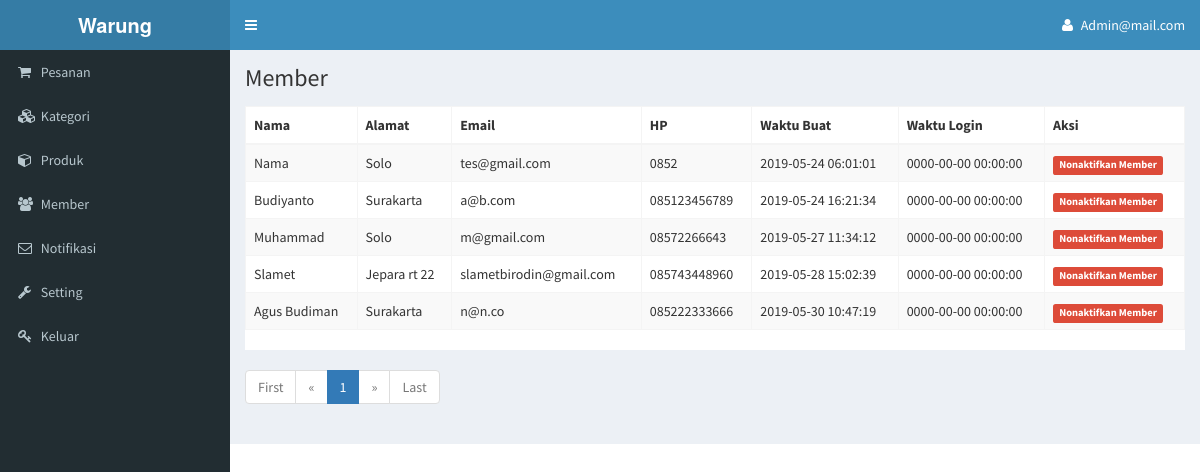
/member.php (signed in), run on the app's committed database.
### tables this page shows
CREATE TABLE `member` (
  `id` int(11) NOT NULL,
  `nama` varchar(150) NOT NULL,
  `alamat` varchar(500) NOT NULL,
  `email` varchar(150) NOT NULL,
  `hp` varchar(20) NOT NULL,
  `password` varchar(50) NOT NULL,
  `token` text NOT NULL,
  `waktu_buat` datetime NOT NULL,
  `waktu_login` datetime NOT NULL
);

### member.php (the view, shortened to what this page needs)
<?php
if(isset($_SESSION['id'])){
include "header.php";
?>
      <div class="content-wrapper">
        <section class="content-header">
          <h1>
            Member
          </h1>
        </section>
    <section class="content">
      <div class="table-responsive" style="background:#FFF">
       <table class="table table-striped table-bordered">
<thead><tr><th>Nama</th><th>Alamat</th><th>Email</th><th>HP</th>
<th>Waktu Buat</th><th>Waktu Login</th><th>Aksi</th></tr></thead>
<tbody>
          <?php
          $page = (isset($_GET['page']))? $_GET['page'] : 1;
          $limit = 10;
          $limit_start = ($page - 1) * $limit;
          $all = $connect->query("SELECT * FROM member");
          $sql = $connect->query("SELECT * FROM member LIMIT ".$limit_start.",".$limit);
          $jumlah_page = ceil($all->num_rows/ $limit);
          while($data = $sql->fetch_assoc()){
            echo '<tr><td>'.$data['nama'].'</td><td>'.$data['alamat'].'</td><td>'.$data['email'].'</td><td>'.$data['hp'].'</td><td>'.$data['waktu_buat'].'</td><td>'.$data['waktu_login'].'</td>
            <td><a href="member.php?d='.$data['id'].'" class="label bg-red" onClick="return confirm(\'Apakah Anda yakin?\')">Nonaktifkan Member</a></td></tr>';
          }
          ?>
        </tbody>
        </table>
      </div>
      <ul class="pagination">
        <?php
        if($page == 1){
          echo '<li class="disabled"><a href="#">First</a></li><li class="disabled"><a href="#">&laquo;</a></li>';
        }else{
          $link_prev = ($page > 1)? $page - 1 : 1;
          echo '<li><a href="member.php?page=1">First</a></li>
          <li><a href="member.php?page='.$link_prev.'">&laquo;</a></li>';
        }
        $jumlah_number = 3;
        $start_number = ($page > $jumlah_number)? $page - $jumlah_number : 1;
        $end_number = ($page < ($jumlah_page - $jumlah_number))? $page + $jumlah_number : $jumlah_page;
        for($i = $start_number; $i <= $end_number; $i++){
          $link_active = ($page == $i)? ' class="active"' : '';
          echo '<li'.$link_active.'><a href="member.php?page='.$i.'">'.$i.'</a></li>';
        }
        if($page == $jumlah_page){
          echo '<li class="disabled"><a href="#">&raquo;</a></li><li class="disabled"><a href="#">Last</a></li>';
        }else{
          $link_next = ($page < $jumlah_page)? $page + 1 : $jumlah_page;
        echo '<li><a href="member.php?page='.$link_next.'">&raquo;</a></li>
        <li><a href="member.php?page='.$jumlah_page.'">Last</a></li>';
        }
        ?>
      </ul>
    </div>
  <?php }?>
  </body>
</html>

### data on the page
member: nama "Nama", alamat "Solo", email "tes@gmail.com", hp "0852", waktu_buat "2019-05-24 06:01:01", waktu_login "0000-00-00 00:00:00"
member: nama "Budiyanto", alamat "Surakarta", email "a@b.com", hp "085123456789", waktu_buat "2019-05-24 16:21:34", waktu_login "0000-00-00 00:00:00"
member: nama "Muhammad", alamat "Solo", email "m@gmail.com", hp "08572266643", waktu_buat "2019-05-27 11:34:12", waktu_login "0000-00-00 00:00:00"
member: nama "Slamet", alamat "Jepara rt 22", email "slametbirodin@gmail.com", hp "085743448960", waktu_buat "2019-05-28 15:02:39", waktu_login "0000-00-00 00:00:00"
member: nama "Agus Budiman", alamat "Surakarta", email "n@n.co", hp "085222333666", waktu_buat "2019-05-30 10:47:19", waktu_login "0000-00-00 00:00:00"

### other printed values
$_SESSION['id'] "Admin@mail.com"
